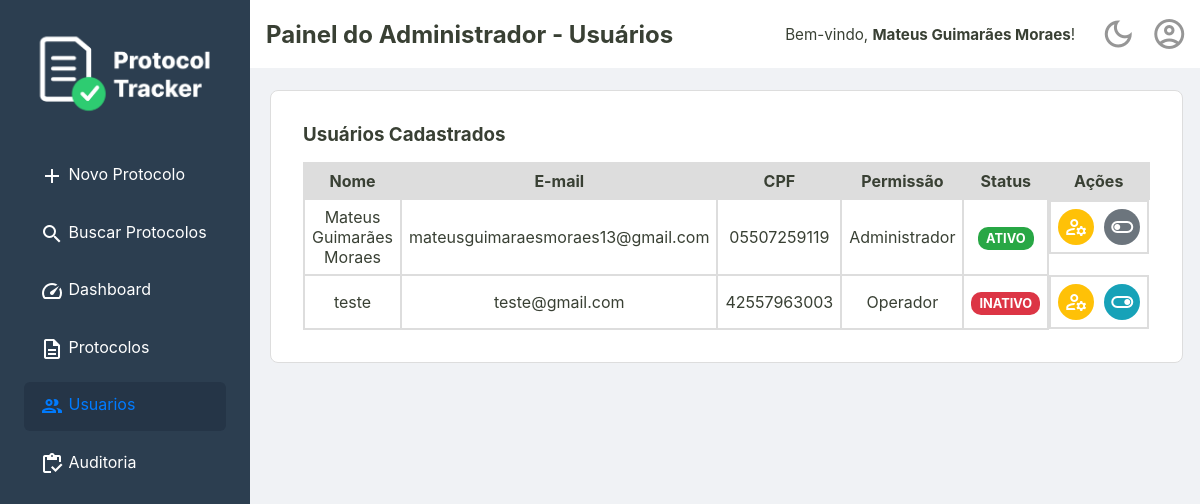
The page /admin/usuarios (signed in) on the database as committed earlier.
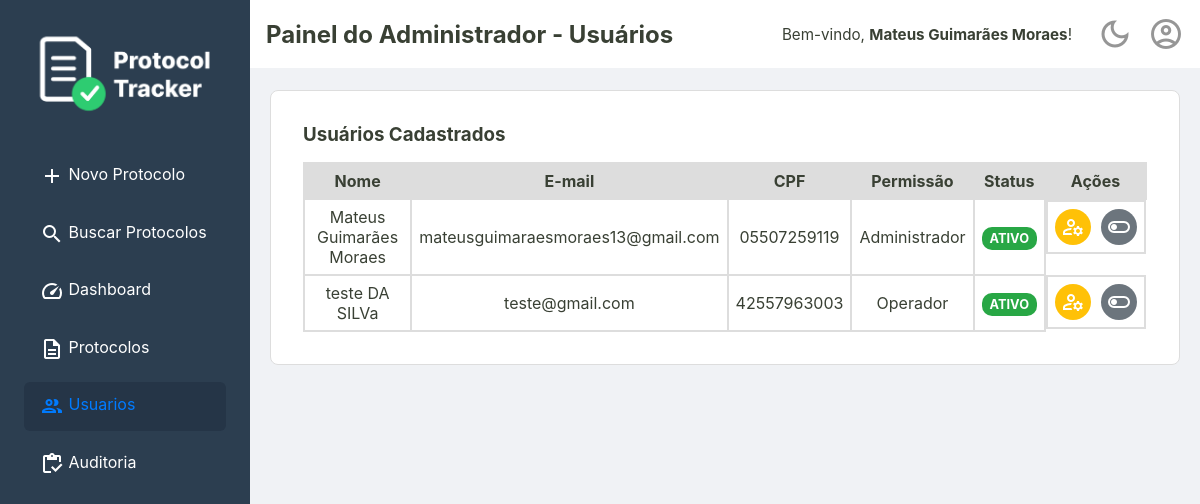
The same page on the database as committed later.
### tables this page shows
CREATE TABLE usuarios (
    id INTEGER PRIMARY KEY,
    nome TEXT NOT NULL,
    email TEXT NOT NULL UNIQUE,
    cpf TEXT NOT NULL UNIQUE,
    senha TEXT NOT NULL,
    permissao TEXT NOT NULL DEFAULT 'operador',
    criado_em TEXT NOT NULL,
    ativo INTEGER NOT NULL DEFAULT 1
  );

### templates/admin/usuarios.php (called while the page is built)
<?php require __DIR__ . '/../_partials/_header.php'; ?>
<?php require __DIR__ . '/_listaUsuarios.php'; ?>
<?php require __DIR__ . '/../_partials/_footer.php'; ?>

### src/Controller/AdminController.php (called while the page is built, shortened)
<?php
class AdminController {
    private ?Usuario $usuarioLogado = null;
    private bool $isAdmin = false;
    public function __construct(
        private UsuarioRepository $usuarioRepositorio,
        private UsuarioService $usuarioService,
        private ProtocoloRepositorySql $protocoloRepositorio
    ) {
        $idUsuario = $_SESSION['usuario_logado_id'] ?? null;
        if ($idUsuario) {
            $this->usuarioLogado = $this->usuarioRepositorio->buscaPorId($idUsuario);
        }
        if ($this->usuarioLogado && $this->usuarioLogado->permissao() === 'administrador') {
            $this->isAdmin = true;
        }
    }
    public function listaUsuarios()
    {
        try {
            $listaDeUsuarios = $this->usuarioRepositorio->all();
            $tituloDaPagina = "Painel do Administrador - Usuários";
            $usuarioLogado = $this->usuarioLogado;
            $isAdmin = $this->isAdmin;
            require __DIR__ . '/../../templates/admin/usuarios.php';
        } catch (\Throwable $th) {
            $erro = $e->getMessage();
            $usuarioLogado = $this->usuarioLogado;
            $isAdmin = $this->isAdmin;
            require __DIR__ . '/../../templates/home.php';
        }
    }
}

### src/Repository/UsuarioRepository.php (called while the page is built, shortened)
<?php
final class UsuarioRepository
{
    private PDO $connection;
    public function __construct(PDO $connection)
    {
        $this->connection = $connection;
    }
    public function all(): array
    {
        $sqlQuery = "SELECT * FROM usuarios;";
        $stmt = $this->connection->query($sqlQuery);
        $listaDeUsuarios = $this->hidrataListaDeUsuarios($stmt);
        return $listaDeUsuarios;
    }
    public function buscaPorId(int $id): ?Usuario
    {
        $sqlQuery = "SELECT * FROM usuarios WHERE id = :id;";
        $stmt = $this->connection->prepare($sqlQuery);
        $stmt->bindValue(':id', $id);
        $stmt->execute();
        $dadosUsuario = $stmt->fetch();
        return Usuario::fromArray($dadosUsuario);
    }
    private function hidrataListaDeUsuarios(PDOStatement $stmt): array
    {
        $listaDeUsuarios = [];
        while($usuarioDados = $stmt->fetch()){
            $listaDeUsuarios[] = Usuario::fromArray($usuarioDados);
        }
        return $listaDeUsuarios;
    }
}

### src/Model/Usuario.php (called while the page is built, shortened)
<?php
class Usuario {
    public function nome(): string
    {
        return $this->nome;
    }
    public function email(): string
    {
        return $this->email;
    }
    public function cpf(): string
    {
        return $this->cpf;
    }
    public function permissao(): string
    {
        return $this->permissao;
    }
    public function isAtivo(): bool
    {
        return $this->ativo;
    }
    public static function fromArray(array $dados): self
    {
        try {
            $data = new DateTimeImmutable($dados['criado_em']);
        } catch (Exception $e) {
            throw new Exception("Falha ao criar data a partir do valor: " . ($dados['criado_em'] ?? 'N/A'));
        }
        return new self(
            $dados['id'],
            $dados['nome'],
            $dados['email'],
            $dados['cpf'],
            $dados['senha'],
            $dados['permissao'],
            $data,
            (bool) $dados['ativo']
        );
    }
}

### src/Controller/UsuarioController.php (called while the page is built, shortened)
<?php
class UsuarioController
{
    public function __construct(
        private UsuarioRepository $repositorio,
        private UsuarioService $usuarioService,
        private LoginService $loginService,
    ) {
        $id_usuario = $_SESSION['usuario_logado_id'] ?? null;
        if ($id_usuario) {
            $this->usuarioLogado = $this->repositorio->buscaPorId($id_usuario);
        }
    }
}

### templates/admin/_listaUsuarios.php (the view, shortened to what this page needs)
<section class="listagem-container">
    <h3>Usuários Cadastrados</h3>
    <table class="protocolos-table datatable-js">
        <thead>
            <tr>
                <th>Nome</th>
                <th>E-mail</th>
                <th>CPF</th>
                <th>Permissão</th>
                <th>Status</th>
                <th class="acoes-header">Ações</th>
            </tr>
        </thead>
        <tbody>
            <?php foreach ($listaDeUsuarios as $usuario): ?>
                <tr>
                    <td><?= htmlspecialchars($usuario->nome()) ?></td>
                    <td><?= htmlspecialchars($usuario->email()) ?></td>
                    <td><?= htmlspecialchars($usuario->cpf()) ?></td>
                    <td><?= htmlspecialchars(ucfirst($usuario->permissao())) ?></td>
                    <td>
                        <?php if ($usuario->isAtivo()): ?>
                            <span class="badge badge-success">Ativo</span>
                        <?php else: ?>
                            <span class="badge badge-danger">Inativo</span>
                        <?php endif; ?>
                    </td>
                    <td class="acoes-cell">
                        <form action="/admin/usuarios/editar-cadastro" method="get" style="display:inline;">
                            <button type="submit" class="btn-acao btn-editar" title="Editar Usuário">
                                <span class="material-icons-outlined">manage_accounts</span>
                            </button>
                        </form>
                        <form action="/editar-status" method="post" onsubmit="return confirm('Tem certeza que deseja alterar o status deste usuário?');">
                            <button type="submit" class="btn-acao <?= $usuario->isAtivo() ? 'btn-desativar' : 'btn-ativar' ?>" title="<?= $usuario->isAtivo() ? 'Desativar' : 'Ativar' ?>">
                                <span class="material-icons-outlined">
                                </span>
                            </button>
                        </form>
                    </td>
                </tr>
            <?php endforeach; ?>
        </tbody>
    </table>
</section>

### public/index.php (shortened to what this page needs)
<?php
try {
    $connection = ConnectionCreator::createConnection();
    $usuarioRepositorio = new UsuarioRepository($connection);
    $repositorio = new ProtocoloRepositorySql($connection);
    $usuarioService = new UsuarioService($usuarioRepositorio);
    $loginService = new LoginService($usuarioRepositorio);
    $usuarioController = new UsuarioController($usuarioRepositorio, $usuarioService, $loginService);
    $adminController = new AdminController($usuarioRepositorio, $usuarioService, $repositorio);
    $uri = $_SERVER['REQUEST_URI'];
    $uri = parse_url($uri, PHP_URL_PATH);
    switch ($uri) {
        case '/admin/usuarios':
            $adminController->listaUsuarios();
            break;
    }
} catch (Exception $e) {
    http_response_code(500);
    echo "<p>Mensagem do Erro: " . $e->getMessage() . "</p>";
    echo "<p>Por favor, tente novamente mais tarde.</p>";
}

### templates/_partials/_header.php (shortened to what this page needs)
<!DOCTYPE html>
<html lang="pt-br">
<head>
    <link rel="stylesheet" href="/assets/css/style.css">
    <link rel="stylesheet" href="https://cdn.datatables.net/2.0.8/css/dataTables.dataTables.css">
</head>
<body>
    <div class="container-principal">
        <aside class="sidebar">
            <div class="sidebar-logo">
                <img src="/assets/imgs/ProtocolTrackerLogo.png" alt="Logo Protocol Tracker">
            </div>
            <nav>
                <ul>
                    <?php $uri = parse_url($_SERVER['REQUEST_URI'], PHP_URL_PATH); ?>
                    <li><a href="/home" class="<?= ($uri === '/home') ? 'active' : '' ?>"><span class="material-icons-outlined">add</span> Novo Protocolo</a></li>
                    <li><a href="/busca" class="<?= ($uri === '/busca') ? 'active' : '' ?>"><span class="material-icons-outlined">search</span> Buscar Protocolos</a></li>
                    <li><a href="/dashboard" class="<?= ($uri === '/dashboard') ? 'active' : '' ?>"><span class="material-icons-outlined">speed</span> Dashboard</a></li>
                    <?php if (isset($isAdmin) && $isAdmin === true): ?>
                        <li>
                            <a href="/admin/protocolos" class="<?= (str_starts_with($uri, '/admin/protocolos')) ? 'active' : '' ?>">
                                <span class="material-icons-outlined">description</span> Protocolos
                            </a>
                        </li>
                        <li>
                            <a href="/admin/usuarios" class="<?= (str_starts_with($uri, '/admin/usuarios')) ? 'active' : '' ?>">
                                <span class="material-icons-outlined">group</span> Usuarios
                            </a>
                        </li>
                        <li>
                            <a href="/admin/auditoria" class="<?= (str_starts_with($uri, '/admin/auditoria')) ? 'active' : '' ?>">
                                <span class="material-icons-outlined">inventory</span> Auditoria
                            </a>
                        </li>
                    <?php endif; ?>
                </ul>
            </nav>
        </aside>
        <div class="div-conteudo-principal">
            <?php require __DIR__ . '/_content-header.php'; ?>
            <main class="conteudo-principal">

### templates/_partials/_content-header.php (shortened to what this page needs)
<div class="content-header">
    <div class="header-title">
        <h2><?= isset($tituloDaPagina) ? htmlspecialchars($tituloDaPagina) : 'Página sem Título' ?></h2>
    </div>
    <div class="header-actions">
        <?php if (isset($usuarioLogado) && $usuarioLogado): ?>
            <div class="welcome-message">
                <span>Bem-vindo, <strong><?= htmlspecialchars($usuarioLogado->nome()) ?></strong>!</span>
            </div>
        <?php endif; ?>
        <a href="#" id="theme-toggle" class="action-icon" title="Mudar Tema">
            <span class="material-icons-outlined">dark_mode</span>
        </a>
        <div class="dropdown">
            <a href="#" id="user-menu-toggle" class="action-icon" title="Perfil do Usuário">
                <span class="material-icons-outlined">account_circle</span>
            </a>
        </div>
    </div>
</div>

### templates/_partials/_footer.php (shortened to what this page needs)
            </main>
        </div>
    </div>
</body>
</html>

### public/assets/css/style.css (style rules this page uses)
:root { --cor-fundo-sidebar: #2c3e50; --cor-fundo-sidebar-hover: #33465c; --cor-fontes-sidebar: #ffffff; --cor-fundo-header: #ffffff; --cor-bordas: #ddd; --cor-fundo-body: #f0f2f5; --cor-fontes-body: #394034; --cor-fundo-sidebar-active: #253547; --cor-fontes-sidebar-active: #007bff; --cor-bordas-focus: #80bdff; --cor-fontes-main-button: #ffffff; --cor-main-button: #28a745; --cor-fontes-cards: #696969; --cor-icones-header: #969696; --cor-icones-header-hover: #007bff; --cor-primaria-erro: #ff2c2c; }
* { margin: 0; padding: 0; box-sizing: border-box; }
body { font-family: -apple-system, BlinkMacSystemFont, 'Segoe UI', Roboto, 'Helvetica Neue', Arial, sans-serif; background-color: var(--cor-fundo-body); color: var(--cor-fontes-body); display: flex; flex-direction: column; min-height: 100vh; }
a { text-decoration: none; }
.sidebar { width: 250px; background-color: var(--cor-fundo-sidebar); padding: 1.5rem; flex-shrink: 0; }
.sidebar nav ul { list-style: none; }
.sidebar nav ul li a { display: block; color: var(--cor-fontes-sidebar); padding: 0.8rem 1rem; border-radius: 6px; margin-bottom: 0.5rem; transition: background-color 0.2s ease-in-out; }
.sidebar nav ul li a.active { background-color: var(--cor-fundo-sidebar-active); color: var(--cor-fontes-sidebar-active); }
.sidebar-logo { text-align: center; margin-bottom: 1.5rem; }
.sidebar-logo img { max-width: 100%; height: auto; }
.content-header { width: 100%; margin: 0 auto 1.4rem auto; display: flex; justify-content: space-between; align-items: center; background-color: var(--cor-fundo-header); padding: 1rem; }
.header-actions { display: flex; align-items: center; gap: 15px; }
.action-icon { color: var(--cor-icones-header); transition: color 0.2s; display: flex; align-items: center; }
.action-icon .material-icons-outlined { font-size: 36px; }
.div-conteudo-principal { width: 100%; }
.container-principal { display: flex; flex-grow: 1; }
.conteudo-principal { flex-grow: 1; overflow-y: auto; display: flex; flex-direction: column; align-items: center; padding: 0 20px; }
.busca-form-container, .listagem-container { width: 100%; max-width: 1400px; border: 1px solid var(--cor-bordas); margin: 0 auto; background-color: var(--cor-fundo-header); padding: 2rem; border-radius: 8px; }
.listagem-container h3 { margin-bottom: 1rem; }
.protocolos-table { width: 100%; border-collapse: collapse; border-spacing: 0; }
.protocolos-table th, .protocolos-table td { padding: 7px; border: 2px solid var(--cor-bordas); text-align: center; vertical-align: middle; }
.protocolos-table thead { background-color: var(--cor-bordas); }
.acoes-header { text-align: center; }
.acoes-cell { display: flex; justify-content: center; align-items: center; gap: 10px; }
.btn-acao { display: inline-flex; padding: 6px; border: none; border-radius: 50%; cursor: pointer; transition: background-color 0.2s; color: #fff; }
.btn-editar { background-color: #ffc107; }
.material-icons-outlined { vertical-align: middle; }
.dropdown { position: relative; display: inline-block; }
.header-actions .welcome-message { color: var(--cor-fontes-body); font-size: 0.95rem; margin-right: 10px; white-space: nowrap; }
.badge { padding: 4px 8px; font-size: 0.8rem; font-weight: bold; border-radius: 10px; color: #fff; text-transform: uppercase; }
.badge-success { background-color: #28a745; }
.btn-desativar { background-color: #6c757d; }
.badge-danger { background-color: #dc3545; }
.btn-ativar { background-color: #17a2b8; }

Rows that differ between the two databases and show on the page:
changed usuarios "teste@gmail.com": nome "teste" → "teste DA SILVa"; ativo "INATIVO" → "ATIVO"
